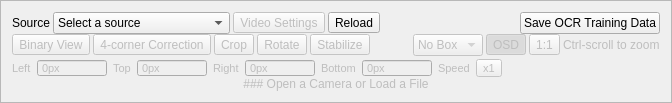
     <widget class="QFrame" name="frame_source_view">
      <property name="enabled">
       <bool>true</bool>
      </property>
      <property name="sizePolicy">
       <sizepolicy hsizetype="Expanding" vsizetype="Preferred">
        <horstretch>0</horstretch>
        <verstretch>0</verstretch>
       </sizepolicy>
      </property>
      <property name="frameShape">
       <enum>QFrame::StyledPanel</enum>
      </property>
      <property name="frameShadow">
       <enum>QFrame::Raised</enum>
      </property>
      <layout class="QVBoxLayout" name="_3">
       <property name="spacing">
        <number>0</number>
       </property>
       <item>
        <widget class="QWidget" name="widget_4" native="true">
         <layout class="QHBoxLayout" name="horizontalLayout_4">
          <property name="spacing">
           <number>6</number>
          </property>
          <property name="leftMargin">
           <number>0</number>
          </property>
          <property name="topMargin">
           <number>0</number>
          </property>
          <property name="rightMargin">
           <number>0</number>
          </property>
          <property name="bottomMargin">
           <number>0</number>
          </property>
          <item>
           <widget class="QWidget" name="widget_3" native="true">
            <layout class="QHBoxLayout" name="horizontalLayout_3">
             <property name="spacing">
              <number>3</number>
             </property>
             <property name="leftMargin">
              <number>0</number>
             </property>
             <property name="topMargin">
              <number>0</number>
             </property>
             <property name="rightMargin">
              <number>0</number>
             </property>
             <property name="bottomMargin">
              <number>0</number>
             </property>
             <item>
              <widget class="QLabel" name="label">
               <property name="sizePolicy">
                <sizepolicy hsizetype="Fixed" vsizetype="Preferred">
                 <horstretch>0</horstretch>
                 <verstretch>0</verstretch>
                </sizepolicy>
               </property>
               <property name="text">
                <string>Source</string>
               </property>
              </widget>
             </item>
             <item>
              <widget class="QComboBox" name="comboBox_camera_source">
               <property name="sizePolicy">
                <sizepolicy hsizetype="Preferred" vsizetype="Fixed">
                 <horstretch>1</horstretch>
                 <verstretch>0</verstretch>
                </sizepolicy>
               </property>
               <item>
                <property name="text">
                 <string>Select a source</string>
                </property>
               </item>
               <item>
                <property name="text">
                 <string>Open a Video File</string>
                </property>
               </item>
               <item>
                <property name="text">
                 <string>URL Source (HTTP, RTSP)</string>
                </property>
               </item>
               <item>
                <property name="text">
                 <string>Screen Capture</string>
                </property>
               </item>
              </widget>
             </item>
             <item>
              <widget class="QToolButton" name="toolButton_videoSettings">
               <property name="enabled">
                <bool>false</bool>
               </property>
               <property name="text">
                <string>Video Settings</string>
               </property>
              </widget>
             </item>
             <item>
              <widget class="QToolButton" name="pushButton_refresh_sources">
               <property name="toolTip">
                <string>Refresh Sources</string>
               </property>
               <property name="text">
                <string>Reload</string>
               </property>
              </widget>
             </item>
            </layout>
           </widget>
          </item>
          <item>
           <spacer name="horizontalSpacer">
            <property name="orientation">
             <enum>Qt::Horizontal</enum>
            </property>
            <property name="sizeHint" stdset="0">
             <size>
              <width>40</width>
              <height>20</height>
             </size>
            </property>
           </spacer>
          </item>
          <item>
           <widget class="QPushButton" name="pushButton_saveOCRTrainingData">
            <property name="text">
             <string>Save OCR Training Data</string>
            </property>
            <property name="checkable">
             <bool>true</bool>
            </property>
           </widget>
          </item>
         </layout>
        </widget>
       </item>
       <item>
        <widget class="QWidget" name="widget_viewTools" native="true">
         <property name="enabled">
          <bool>false</bool>
         </property>
         <layout class="QHBoxLayout" name="horizontalLayout_10">
          <property name="spacing">
           <number>3</number>
          </property>
          <property name="leftMargin">
           <number>0</number>
          </property>
          <property name="topMargin">
           <number>0</number>
          </property>
          <property name="rightMargin">
           <number>0</number>
          </property>
          <property name="bottomMargin">
           <number>3</number>
          </property>
          <item>
           <widget class="QToolButton" name="pushButton_binary">
            <property name="text">
             <string>Binary View</string>
            </property>
            <property name="checkable">
             <bool>true</bool>
            </property>
           </widget>
          </item>
          <item>
           <widget class="QToolButton" name="pushButton_fourCorner">
            <property name="text">
             <string>4-corner Correction</string>
            </property>
            <property name="checkable">
             <bool>true</bool>
            </property>
           </widget>
          </item>
          <item>
           <widget class="QToolButton" name="toolButton_topCrop">
            <property name="toolTip">
             <string>Apply cropping to the entire image</string>
            </property>
            <property name="text">
             <string>Crop</string>
            </property>
            <property name="checkable">
             <bool>true</bool>
            </property>
           </widget>
          </item>
          <item>
           <widget class="QToolButton" name="toolButton_rotate">
            <property name="text">
             <string>Rotate</string>
            </property>
           </widget>
          </item>
          <item>
           <widget class="QToolButton" name="pushButton_stabilize">
            <property name="text">
             <string>Stabilize</string>
            </property>
            <property name="checkable">
             <bool>true</bool>
            </property>
           </widget>
          </item>
          <item>
           <spacer name="horizontalSpacer_2">
            <property name="orientation">
             <enum>Qt::Horizontal</enum>
            </property>
            <property name="sizeHint" stdset="0">
             <size>
              <width>40</width>
              <height>20</height>
             </size>
            </property>
           </spacer>
          </item>
          <item>
           <widget class="QComboBox" name="comboBox_boxDisplayStyle">
            <item>
             <property name="text">
              <string>No Box</string>
             </property>
            </item>
            <item>
             <property name="text">
              <string>Outline</string>
             </property>
            </item>
            <item>
             <property name="text">
              <string>Names</string>
             </property>
            </item>
            <item>
             <property name="text">
              <string>All</string>
             </property>
            </item>
           </widget>
          </item>
          <item>
           <widget class="QToolButton" name="toolButton_osd">
            <property name="toolTip">
             <string>Show Statistics</string>
            </property>
            <property name="text">
             <string>OSD</string>
            </property>
            <property name="checkable">
             <bool>true</bool>
            </property>
            <property name="checked">
             <bool>true</bool>
            </property>
           </widget>
          </item>
          <item>
           <widget class="QToolButton" name="toolButton_zoomReset">
            <property name="toolTip">
             <string>Reset zoom</string>
            </property>
            <property name="text">
             <string>1:1</string>
            </property>
           </widget>
          </item>
          <item>
           <widget class="QLabel" name="label_11">
            <property name="enabled">
             <bool>false</bool>
            </property>
            <property name="text">
             <string>Ctrl-scroll to zoom</string>
            </property>
           </widget>
          </item>
         </layout>
        </widget>
       </item>
       <item>
        <widget class="QWidget" name="widget_cropPanel" native="true">
         <property name="enabled">
          <bool>false</bool>
         </property>
         <property name="maximumSize">
          <size>
           <width>16777215</width>
           <height>18</height>
          </size>
         </property>
         <property name="font">
          <font>
           <pointsize>8</pointsize>
          </font>
         </property>
         <layout class="QHBoxLayout" name="horizontalLayout_26">
          <property name="leftMargin">
           <number>0</number>
          </property>
          <property name="topMargin">
           <number>0</number>
          </property>
          <property name="rightMargin">
           <number>0</number>
          </property>
          <property name="bottomMargin">
           <number>0</number>
          </property>
          <item>
           <widget class="QLabel" name="label_16">
            <property name="text">
             <string>Left</string>
            </property>
           </widget>
          </item>
          <item>
           <widget class="QSpinBox" name="spinBox_leftCrop">
            <property name="minimumSize">
             <size>
              <width>70</width>
              <height>0</height>
             </size>
            </property>
            <property name="buttonSymbols">
             <enum>QAbstractSpinBox::NoButtons</enum>
            </property>
            <property name="suffix">
             <string>px</string>
            </property>
            <property name="maximum">
             <number>999</number>
            </property>
           </widget>
          </item>
          <item>
           <widget class="QLabel" name="label_17">
            <property name="text">
             <string>Top</string>
            </property>
           </widget>
          </item>
          <item>
           <widget class="QSpinBox" name="spinBox_topCrop">
            <property name="minimumSize">
             <size>
              <width>70</width>
              <height>0</height>
             </size>
            </property>
            <property name="buttonSymbols">
             <enum>QAbstractSpinBox::NoButtons</enum>
            </property>
            <property name="suffix">
             <string>px</string>
            </property>
            <property name="maximum">
             <number>999</number>
            </property>
           </widget>
          </item>
          <item>
           <widget class="QLabel" name="label_18">
            <property name="text">
             <string>Right</string>
            </property>
           </widget>
          </item>
          <item>
           <widget class="QSpinBox" name="spinBox_rightCrop">
            <property name="minimumSize">
             <size>
              <width>70</width>
              <height>0</height>
             </size>
            </property>
            <property name="buttonSymbols">
             <enum>QAbstractSpinBox::NoButtons</enum>
            </property>
            <property name="suffix">
             <string>px</string>
            </property>
            <property name="maximum">
             <number>999</number>
            </property>
           </widget>
          </item>
          <item>
           <widget class="QLabel" name="label_19">
            <property name="text">
             <string>Bottom</string>
            </property>
           </widget>
          </item>
          <item>
           <widget class="QSpinBox" name="spinBox_bottomCrop">
            <property name="minimumSize">
             <size>
              <width>70</width>
              <height>0</height>
             </size>
            </property>
            <property name="buttonSymbols">
             <enum>QAbstractSpinBox::NoButtons</enum>
            </property>
            <property name="suffix">
             <string>px</string>
            </property>
            <property name="maximum">
             <number>999</number>
            </property>
           </widget>
          </item>
          <item>
           <widget class="QLabel" name="label_22">
            <property name="text">
             <string>Speed</string>
            </property>
           </widget>
          </item>
          <item>
           <widget class="QToolButton" name="toolButton_speed">
            <property name="text">
             <string>x1</string>
            </property>
           </widget>
          </item>
          <item>
           <spacer name="horizontalSpacer_4">
            <property name="orientation">
             <enum>Qt::Horizontal</enum>
            </property>
            <property name="sizeHint" stdset="0">
             <size>
              <width>40</width>
              <height>20</height>
             </size>
            </property>
           </spacer>
          </item>
         </layout>
        </widget>
       </item>
       <item>
        <widget class="QFrame" name="frame_for_source_view_label">
         <property name="enabled">
          <bool>true</bool>
         </property>
         <property name="sizePolicy">
          <sizepolicy hsizetype="Preferred" vsizetype="Expanding">
           <horstretch>0</horstretch>
           <verstretch>0</verstretch>
          </sizepolicy>
         </property>
         <layout class="QGridLayout" name="gridLayout">
          <property name="sizeConstraint">
           <enum>QLayout::SetMaximumSize</enum>
          </property>
          <property name="leftMargin">
           <number>0</number>
          </property>
          <property name="topMargin">
           <number>0</number>
          </property>
          <property name="rightMargin">
           <number>0</number>
          </property>
          <property name="bottomMargin">
           <number>0</number>
          </property>
          <item row="0" column="0">
           <widget class="QLabel" name="label_12">
            <property name="enabled">
             <bool>false</bool>
            </property>
            <property name="text">
             <string>### Open a Camera or Load a File</string>
            </property>
            <property name="textFormat">
             <enum>Qt::MarkdownText</enum>
            </property>
            <property name="alignment">
             <set>Qt::AlignCenter</set>
            </property>
           </widget>
          </item>
         </layout>
        </widget>
       </item>
      </layout>
     </widget>
